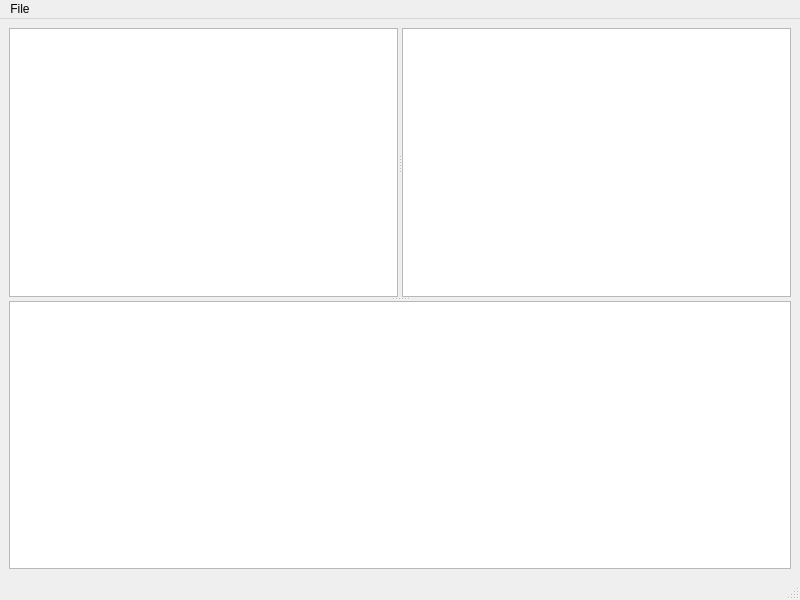
<?xml version="1.0" encoding="UTF-8"?>
<ui version="4.0">
 <class>MainWindow</class>
 <widget class="QMainWindow" name="MainWindow">
  <property name="geometry">
   <rect>
    <x>0</x>
    <y>0</y>
    <width>800</width>
    <height>600</height>
   </rect>
  </property>
  <property name="windowTitle">
   <string>MainWindow</string>
  </property>
  <widget class="QWidget" name="centralwidget">
   <layout class="QGridLayout" name="gridLayout">
    <item row="0" column="0">
     <widget class="QSplitter" name="splitter_2">
      <property name="orientation">
       <enum>Qt::Vertical</enum>
      </property>
      <widget class="QSplitter" name="splitter">
       <property name="orientation">
        <enum>Qt::Horizontal</enum>
       </property>
       <widget class="BibTexFieldsListView" name="lv_fields">
        <property name="editTriggers">
         <set>QAbstractItemView::NoEditTriggers</set>
        </property>
        <property name="selectionMode">
         <enum>QAbstractItemView::MultiSelection</enum>
        </property>
       </widget>
       <widget class="BibTexFieldsListView" name="lv_persons">
        <property name="editTriggers">
         <set>QAbstractItemView::NoEditTriggers</set>
        </property>
        <property name="selectionMode">
         <enum>QAbstractItemView::MultiSelection</enum>
        </property>
       </widget>
      </widget>
      <widget class="QTextBrowser" name="tb_preview">
       <property name="lineWrapMode">
        <enum>QTextEdit::NoWrap</enum>
       </property>
       <property name="openLinks">
        <bool>false</bool>
       </property>
      </widget>
     </widget>
    </item>
   </layout>
  </widget>
  <widget class="QMenuBar" name="menubar">
   <property name="geometry">
    <rect>
     <x>0</x>
     <y>0</y>
     <width>800</width>
     <height>20</height>
    </rect>
   </property>
   <widget class="QMenu" name="menuFile">
    <property name="title">
     <string>File</string>
    </property>
    <addaction name="actionOpen"/>
   </widget>
   <addaction name="menuFile"/>
  </widget>
  <widget class="QStatusBar" name="statusbar"/>
  <action name="actionOpen">
   <property name="text">
    <string>Open</string>
   </property>
  </action>
 </widget>
 <customwidgets>
  <customwidget>
   <class>BibTexFieldsListView</class>
   <extends>QListView</extends>
   <header>UI.BibTexFieldsListView</header>
  </customwidget>
 </customwidgets>
 <resources/>
 <connections/>
</ui>
